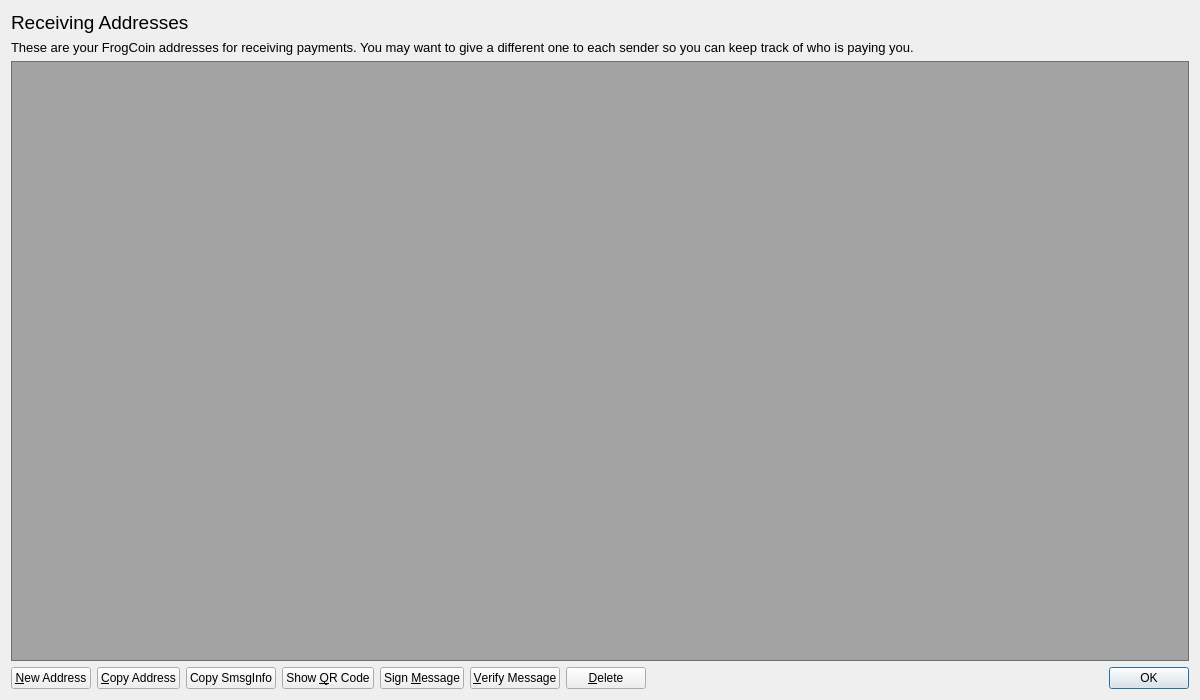
<?xml version="1.0" encoding="UTF-8"?>
<ui version="4.0">
 <class>AddressBookPage</class>
 <widget class="QWidget" name="AddressBookPage">
  <property name="geometry">
   <rect>
    <x>0</x>
    <y>0</y>
    <width>1200</width>
    <height>700</height>
   </rect>
  </property>
  <property name="windowTitle">
   <string>Address Book</string>
  </property>
  <property name="styleSheet">
   <string notr="true"/>
  </property>
  <layout class="QVBoxLayout" name="verticalLayout">
   <item>
    <widget class="QLabel" name="AddressLabelName">
     <property name="font">
      <font>
       <pointsize>14</pointsize>
      </font>
     </property>
     <property name="text">
      <string>Receiving Addresses</string>
     </property>
    </widget>
   </item>
   <item>
    <widget class="QLabel" name="labelExplanation">
     <property name="font">
      <font>
       <pointsize>10</pointsize>
      </font>
     </property>
     <property name="text">
      <string>These are your FrogCoin addresses for receiving payments. You may want to give a different one to each sender so you can keep track of who is paying you.</string>
     </property>
     <property name="textFormat">
      <enum>Qt::PlainText</enum>
     </property>
     <property name="wordWrap">
      <bool>true</bool>
     </property>
    </widget>
   </item>
   <item>
    <widget class="QTableView" name="tableView">
     <property name="font">
      <font>
       <pointsize>10</pointsize>
      </font>
     </property>
     <property name="contextMenuPolicy">
      <enum>Qt::CustomContextMenu</enum>
     </property>
     <property name="toolTip">
      <string>Double-click to edit address or label</string>
     </property>
     <property name="styleSheet">
      <string notr="true">background: transparent;
background-color: rgb(20, 20, 20, 0.35);
color: rgb(255, 255, 255);
</string>
     </property>
     <property name="tabKeyNavigation">
      <bool>false</bool>
     </property>
     <property name="selectionMode">
      <enum>QAbstractItemView::SingleSelection</enum>
     </property>
     <property name="selectionBehavior">
      <enum>QAbstractItemView::SelectRows</enum>
     </property>
     <property name="sortingEnabled">
      <bool>true</bool>
     </property>
     <attribute name="verticalHeaderVisible">
      <bool>false</bool>
     </attribute>
    </widget>
   </item>
   <item>
    <layout class="QHBoxLayout" name="horizontalLayout">
     <item>
      <widget class="QPushButton" name="newAddressButton">
       <property name="toolTip">
        <string>Create a new address</string>
       </property>
       <property name="text">
        <string>&amp;New Address</string>
       </property>
      </widget>
     </item>
     <item>
      <widget class="QPushButton" name="copyToClipboard">
       <property name="toolTip">
        <string>Copy the currently selected address to the system clipboard</string>
       </property>
       <property name="text">
        <string>&amp;Copy Address</string>
       </property>
      </widget>
     </item>
     <item>
      <widget class="QPushButton" name="copySmsgInfo">
       <property name="toolTip">
        <string>Copy the currently selected address smsg info to the system clipboard</string>
       </property>
       <property name="text">
        <string>Copy SmsgInfo</string>
       </property>
      </widget>
     </item>
     <item>
      <widget class="QPushButton" name="showQRCode">
       <property name="text">
        <string>Show &amp;QR Code</string>
       </property>
      </widget>
     </item>
     <item>
      <widget class="QPushButton" name="signMessage">
       <property name="toolTip">
        <string>Sign a message to prove you own a FrogCoin address</string>
       </property>
       <property name="text">
        <string>Sign &amp;Message</string>
       </property>
      </widget>
     </item>
     <item>
      <widget class="QPushButton" name="verifyMessage">
       <property name="toolTip">
        <string>Verify a message to ensure it was signed with a specified FrogCoin address</string>
       </property>
       <property name="text">
        <string>&amp;Verify Message</string>
       </property>
      </widget>
     </item>
     <item>
      <widget class="QPushButton" name="deleteButton">
       <property name="toolTip">
        <string>Delete the currently selected address from the list</string>
       </property>
       <property name="text">
        <string>&amp;Delete</string>
       </property>
      </widget>
     </item>
     <item>
      <spacer name="horizontalSpacer">
       <property name="orientation">
        <enum>Qt::Horizontal</enum>
       </property>
       <property name="sizeHint" stdset="0">
        <size>
         <width>40</width>
         <height>20</height>
        </size>
       </property>
      </spacer>
     </item>
     <item>
      <widget class="QDialogButtonBox" name="buttonBox">
       <property name="sizePolicy">
        <sizepolicy hsizetype="Maximum" vsizetype="Fixed">
         <horstretch>0</horstretch>
         <verstretch>0</verstretch>
        </sizepolicy>
       </property>
       <property name="standardButtons">
        <set>QDialogButtonBox::Ok</set>
       </property>
      </widget>
     </item>
    </layout>
   </item>
  </layout>
 </widget>
 <resources/>
 <connections/>
</ui>
